Frame 1 (no input): blank canvas, image omitted
Frame 60 (no input): blank canvas, image omitted
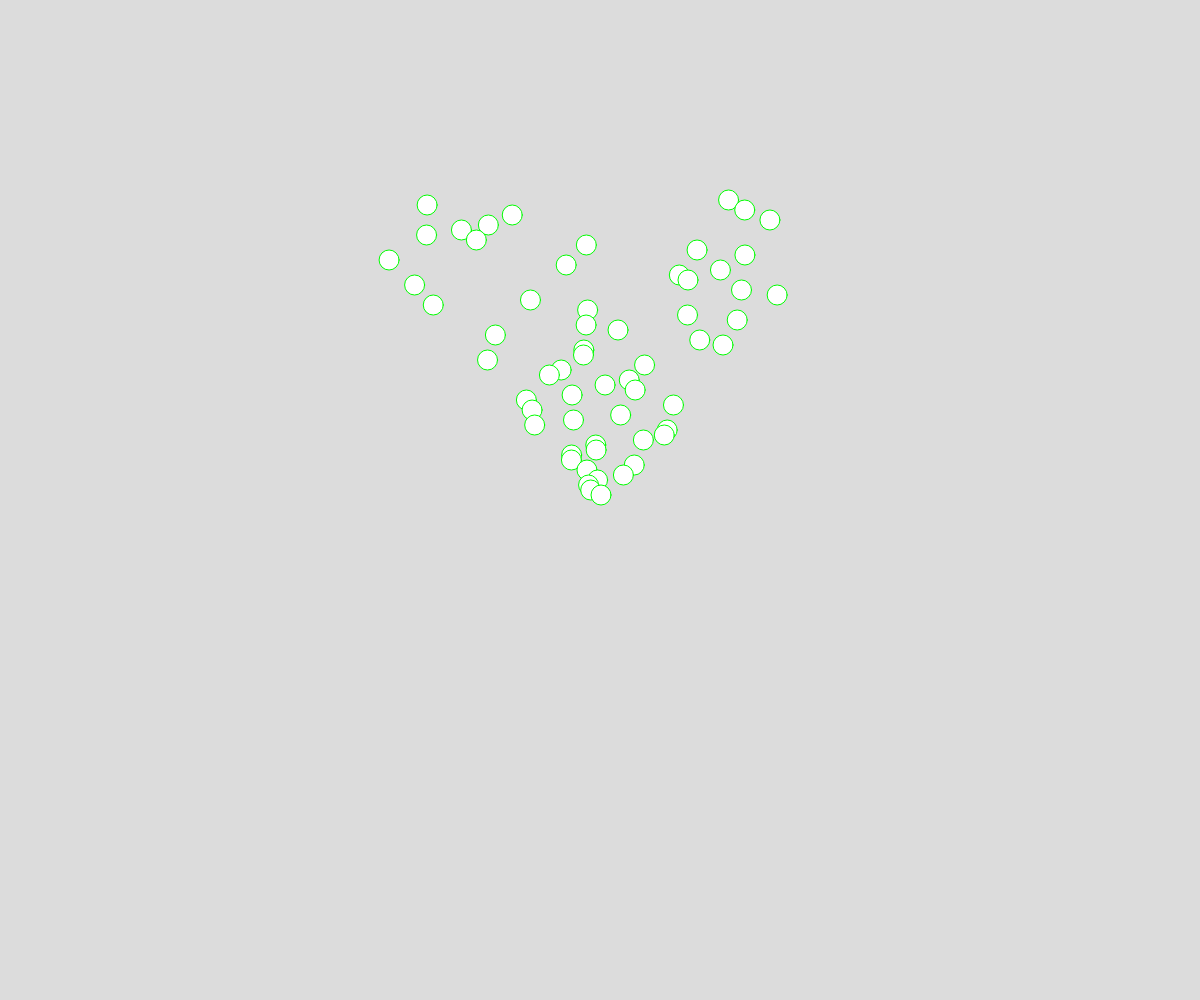
Frame 120 (the mouse pressed at the canvas centre since frame 60)

The p5.js sketch whose frames 1 and 60 were blank and that drew this single picture after the mouse press (run headless with seeded random() and noise() and a simulated clock; from frame 60 on, the mouse is pressed at the canvas centre):

// p5.js sketch
// ── sketch.js
// Vectors
// Meixi Yao
// April 13, 2026
// Useful for modelling forces

let objects = [];

function setup() {
  createCanvas(windowWidth, windowHeight);
}

function draw() {
  background(220);
  //create objects
  if(mouseIsPressed){
    objects.push(new Ball(mouseX, mouseY));
  }

  //process objects
  for(let o of objects){
    if(keyIsDown(32)){
      o.calcMouse();
    }
    else{
      o.force = createVector(0,0);
    }
    o.move();
    o.display();
  }
}


class Ball{
  constructor(x,y){
    this.pos = createVector(x, y);
    this.vel = createVector(random(-5,5), -5);
    this.force = createVector(0, 0.2);     
  }

  calcMouse(){
    // mouse vector "attractor" calculations
    this.force = createVector(mouseX, mouseY);
    this.force.sub(this.pos);
    this.force.normalize(); //set hyp to 1
    this.force.mult(4);
  }

  move(){
    // update velocity and position vectors
    this.vel.add(this.force);
    this.vel.limit(20);  //can't go outside -20 and 20
    this.pos.add(this.vel);

    //wall bounce
    if(this.pos.x < 0 || this.pos.x > width){
      this.vel.x *= -1;
    }

    //floor bounce
    if(this.pos.y > height){
      this.vel.y *= -0.9;
    }
  }

  display(){
    // display the ball
    circle(this.pos.x, this.pos.y, 20);

    //display the vectors
    if(true){
      stroke(255, 0, 0);
     // line(0, 0, this.pos.x, this.pos.y);  //POS VECTOR (RED)

      let endX = this.pos.x + this.vel.x;
      let endY = this.pos.y + this.vel.y;

      stroke(0,0,255);
      //line(this.pos.x, this.pos.y, endX, endY);

      stroke(0, 255, 0);
      //line(endX. endY, endX + this.force.x, endY + this.force.y);
    }
  }
}
